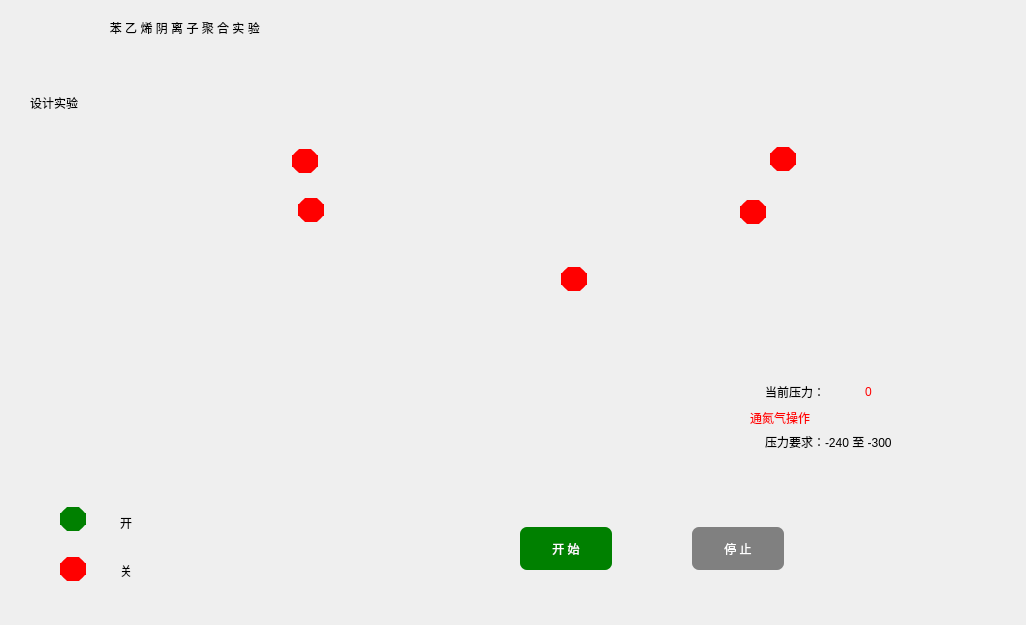
<?xml version="1.0" encoding="UTF-8"?>
<ui version="4.0">
 <class>Form</class>
 <widget class="QWidget" name="Form">
  <property name="geometry">
   <rect>
    <x>0</x>
    <y>0</y>
    <width>1026</width>
    <height>625</height>
   </rect>
  </property>
  <property name="windowTitle">
   <string>Form</string>
  </property>
  <property name="styleSheet">
   <string notr="true">#Form{
	border-image: url(:/operation/简约1.jpg);
}</string>
  </property>
  <widget class="QWidget" name="template_2" native="true">
   <property name="geometry">
    <rect>
     <x>0</x>
     <y>0</y>
     <width>1031</width>
     <height>741</height>
    </rect>
   </property>
   <layout class="QVBoxLayout" name="verticalLayout">
    <property name="spacing">
     <number>0</number>
    </property>
    <property name="leftMargin">
     <number>0</number>
    </property>
    <property name="topMargin">
     <number>0</number>
    </property>
    <property name="rightMargin">
     <number>0</number>
    </property>
    <property name="bottomMargin">
     <number>0</number>
    </property>
    <item>
     <widget class="QWidget" name="title" native="true">
      <property name="sizePolicy">
       <sizepolicy hsizetype="Preferred" vsizetype="Preferred">
        <horstretch>1</horstretch>
        <verstretch>1</verstretch>
       </sizepolicy>
      </property>
      <property name="styleSheet">
       <string notr="true"/>
      </property>
      <widget class="QLabel" name="label_9">
       <property name="geometry">
        <rect>
         <x>20</x>
         <y>0</y>
         <width>978</width>
         <height>56</height>
        </rect>
       </property>
       <property name="styleSheet">
        <string notr="true">font: 22pt &quot;Arial&quot;;</string>
       </property>
       <property name="text">
        <string>                           苯 乙 烯 阴 离 子 聚 合 实 验</string>
       </property>
      </widget>
     </widget>
    </item>
    <item>
     <widget class="QWidget" name="section" native="true">
      <property name="sizePolicy">
       <sizepolicy hsizetype="Preferred" vsizetype="Preferred">
        <horstretch>1</horstretch>
        <verstretch>10</verstretch>
       </sizepolicy>
      </property>
      <layout class="QVBoxLayout" name="verticalLayout_2">
       <property name="spacing">
        <number>0</number>
       </property>
       <property name="leftMargin">
        <number>0</number>
       </property>
       <property name="topMargin">
        <number>0</number>
       </property>
       <property name="rightMargin">
        <number>0</number>
       </property>
       <property name="bottomMargin">
        <number>0</number>
       </property>
       <item>
        <widget class="QWidget" name="content" native="true">
         <property name="sizePolicy">
          <sizepolicy hsizetype="Expanding" vsizetype="Expanding">
           <horstretch>1</horstretch>
           <verstretch>12</verstretch>
          </sizepolicy>
         </property>
         <widget class="QLabel" name="label">
          <property name="geometry">
           <rect>
            <x>115</x>
            <y>74</y>
            <width>731</width>
            <height>297</height>
           </rect>
          </property>
          <property name="styleSheet">
           <string notr="true">border-image: url(:/operation/实验结果图.png);</string>
          </property>
          <property name="text">
           <string/>
          </property>
         </widget>
         <widget class="QPushButton" name="design_instrument_btn1">
          <property name="geometry">
           <rect>
            <x>292</x>
            <y>82</y>
            <width>26</width>
            <height>24</height>
           </rect>
          </property>
          <property name="styleSheet">
           <string notr="true">border:12px solid red;
border-radius:12;
</string>
          </property>
          <property name="text">
           <string/>
          </property>
         </widget>
         <widget class="QPushButton" name="design_instrument_btn3">
          <property name="geometry">
           <rect>
            <x>298</x>
            <y>131</y>
            <width>26</width>
            <height>24</height>
           </rect>
          </property>
          <property name="styleSheet">
           <string notr="true">border:12px solid red;
border-radius:12;
</string>
          </property>
          <property name="text">
           <string/>
          </property>
         </widget>
         <widget class="QPushButton" name="design_instrument_btn2">
          <property name="geometry">
           <rect>
            <x>770</x>
            <y>80</y>
            <width>26</width>
            <height>24</height>
           </rect>
          </property>
          <property name="styleSheet">
           <string notr="true">border:12px solid red;
border-radius:12;
</string>
          </property>
          <property name="text">
           <string/>
          </property>
         </widget>
         <widget class="QPushButton" name="design_instrument_btn4">
          <property name="geometry">
           <rect>
            <x>740</x>
            <y>133</y>
            <width>26</width>
            <height>24</height>
           </rect>
          </property>
          <property name="styleSheet">
           <string notr="true">border:12px solid red;
border-radius:12;
</string>
          </property>
          <property name="text">
           <string>、</string>
          </property>
         </widget>
         <widget class="QPushButton" name="pushButton_5">
          <property name="geometry">
           <rect>
            <x>60</x>
            <y>490</y>
            <width>26</width>
            <height>24</height>
           </rect>
          </property>
          <property name="styleSheet">
           <string notr="true">border:12px solid red;
border-radius:12;
</string>
          </property>
          <property name="text">
           <string/>
          </property>
         </widget>
         <widget class="QLabel" name="label_2">
          <property name="geometry">
           <rect>
            <x>120</x>
            <y>488</y>
            <width>71</width>
            <height>31</height>
           </rect>
          </property>
          <property name="styleSheet">
           <string notr="true">font: 14pt &quot;黑体&quot;;</string>
          </property>
          <property name="text">
           <string>关</string>
          </property>
         </widget>
         <widget class="QPushButton" name="pushButton_6">
          <property name="geometry">
           <rect>
            <x>60</x>
            <y>440</y>
            <width>26</width>
            <height>24</height>
           </rect>
          </property>
          <property name="styleSheet">
           <string notr="true">border:12px solid green;
border-radius:12;
</string>
          </property>
          <property name="text">
           <string/>
          </property>
         </widget>
         <widget class="QLabel" name="label_3">
          <property name="geometry">
           <rect>
            <x>120</x>
            <y>440</y>
            <width>81</width>
            <height>31</height>
           </rect>
          </property>
          <property name="styleSheet">
           <string notr="true">font: 14pt &quot;黑体&quot;;</string>
          </property>
          <property name="text">
           <string>开</string>
          </property>
         </widget>
         <widget class="QLabel" name="label_4">
          <property name="geometry">
           <rect>
            <x>765</x>
            <y>314</y>
            <width>101</width>
            <height>21</height>
           </rect>
          </property>
          <property name="styleSheet">
           <string notr="true">font: 12pt &quot;黑体&quot;;</string>
          </property>
          <property name="text">
           <string>当前压力：</string>
          </property>
         </widget>
         <widget class="QLabel" name="label_5">
          <property name="geometry">
           <rect>
            <x>865</x>
            <y>314</y>
            <width>91</width>
            <height>21</height>
           </rect>
          </property>
          <property name="styleSheet">
           <string notr="true">font: 12pt &quot;黑体&quot; ;
color: red;</string>
          </property>
          <property name="text">
           <string>0  </string>
          </property>
         </widget>
         <widget class="QLabel" name="label_6">
          <property name="geometry">
           <rect>
            <x>765</x>
            <y>364</y>
            <width>221</width>
            <height>21</height>
           </rect>
          </property>
          <property name="styleSheet">
           <string notr="true">font: 12pt &quot;黑体&quot;;</string>
          </property>
          <property name="text">
           <string>压力要求：-240 至 -300</string>
          </property>
         </widget>
         <widget class="QLabel" name="label_7">
          <property name="geometry">
           <rect>
            <x>30</x>
            <y>20</y>
            <width>121</width>
            <height>31</height>
           </rect>
          </property>
          <property name="styleSheet">
           <string notr="true">font: 16pt &quot;黑体&quot;;</string>
          </property>
          <property name="text">
           <string>设计实验</string>
          </property>
         </widget>
         <widget class="QPushButton" name="design_instrument_btn5">
          <property name="geometry">
           <rect>
            <x>561</x>
            <y>200</y>
            <width>26</width>
            <height>24</height>
           </rect>
          </property>
          <property name="styleSheet">
           <string notr="true">border:12px solid red;
border-radius:12;
</string>
          </property>
          <property name="text">
           <string>、</string>
          </property>
         </widget>
         <widget class="QWidget" name="layoutWidget">
          <property name="geometry">
           <rect>
            <x>520</x>
            <y>460</y>
            <width>264</width>
            <height>43</height>
           </rect>
          </property>
          <layout class="QHBoxLayout" name="horizontalLayout">
           <property name="spacing">
            <number>80</number>
           </property>
           <item>
            <widget class="QPushButton" name="designe_instrument_start_btn">
             <property name="sizePolicy">
              <sizepolicy hsizetype="Preferred" vsizetype="Preferred">
               <horstretch>0</horstretch>
               <verstretch>0</verstretch>
              </sizepolicy>
             </property>
             <property name="styleSheet">
              <string notr="true">QPushButton{
	border:none;
	border-radius:7px;	
	font: 13pt &quot;微软雅黑&quot;;
	background-color: green;
	color:rgb(255, 255, 255);
	width:91px;
	height:41px;
}
QPushButton:pressed{
	border:none;
	border-radius:7px;	
	font: 13pt &quot;微软雅黑&quot;;	
	background-color: green;
	color:green;
}</string>
             </property>
             <property name="text">
              <string>开 始</string>
             </property>
            </widget>
           </item>
           <item>
            <widget class="QPushButton" name="design_instrument_stop_btn_2">
             <property name="enabled">
              <bool>false</bool>
             </property>
             <property name="sizePolicy">
              <sizepolicy hsizetype="Preferred" vsizetype="Preferred">
               <horstretch>0</horstretch>
               <verstretch>0</verstretch>
              </sizepolicy>
             </property>
             <property name="styleSheet">
              <string notr="true">QPushButton{
	border:none;
	border-radius:7px;	
	font: 13pt &quot;微软雅黑&quot;;
	background-color: gray;
	color:rgb(255, 255, 255);
	width:91px;
	height:41px;
}
QPushButton:pressed{
	border:none;
	border-radius:7px;	
	font: 13pt &quot;微软雅黑&quot;;	
	background-color: gray;
	color:gray;
}</string>
             </property>
             <property name="text">
              <string>停 止</string>
             </property>
            </widget>
           </item>
          </layout>
         </widget>
         <widget class="QLabel" name="label_8">
          <property name="geometry">
           <rect>
            <x>750</x>
            <y>340</y>
            <width>221</width>
            <height>21</height>
           </rect>
          </property>
          <property name="styleSheet">
           <string notr="true">font: 14pt &quot;黑体&quot;;
color: red;</string>
          </property>
          <property name="text">
           <string>通氮气操作</string>
          </property>
         </widget>
        </widget>
       </item>
      </layout>
     </widget>
    </item>
   </layout>
  </widget>
 </widget>
 <resources>
  <include location="../images/operation_experiment.qrc"/>
 </resources>
 <connections/>
</ui>
